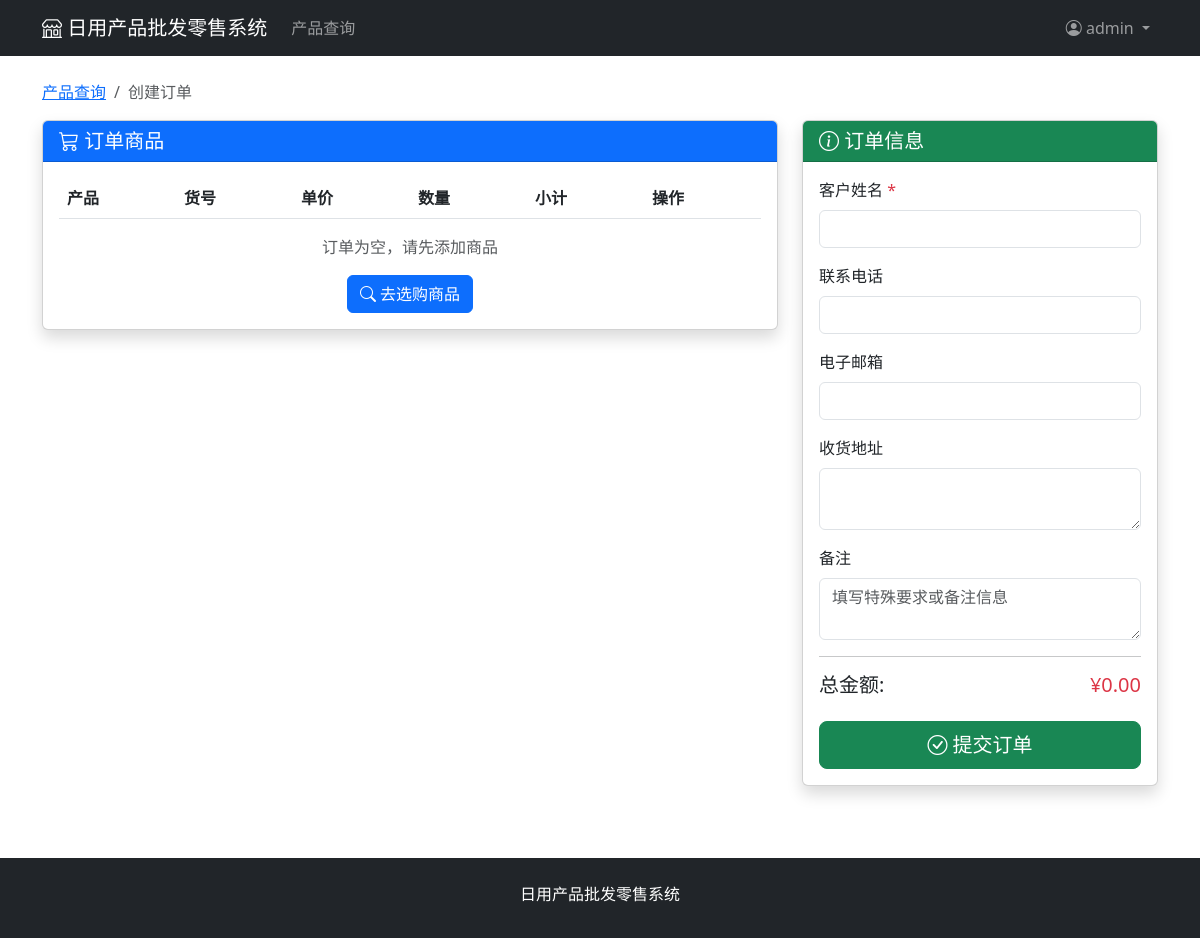
The app's page /order (signed in) with its own data.
### app/models.py (models this page shows, shortened)
class SystemSetting(db.Model):
    __tablename__ = 'system_settings'
    id = db.Column(db.Integer, primary_key=True)
    key = db.Column(db.String(100), unique=True, nullable=False, index=True)
    value = db.Column(db.Text)
    description = db.Column(db.String(255))
    updated_at = db.Column(db.DateTime, default=datetime.utcnow, onupdate=datetime.utcnow)

class User(UserMixin, db.Model):
    __tablename__ = 'users'
    id = db.Column(db.Integer, primary_key=True)
    username = db.Column(db.String(80), unique=True, nullable=False)
    email = db.Column(db.String(120), unique=True, nullable=False)
    password_hash = db.Column(db.String(255), nullable=False)
    role = db.Column(db.String(20), default='admin')  # admin, staff
    phone = db.Column(db.String(20))
    is_active = db.Column(db.Boolean, default=True)
    created_at = db.Column(db.DateTime, default=datetime.utcnow)
    updated_at = db.Column(db.DateTime, default=datetime.utcnow, onupdate=datetime.utcnow)
    orders = db.relationship('Order', backref='user', lazy='dynamic')

### app/routes/main.py (the view)
@main_bp.route('/order')
def order():
    return render_template('order.html')

### app/templates/order.html (shortened to what this page needs)
{% extends "common/base.html" %}
{% block content %}
<div class="container py-4">
    <nav aria-label="breadcrumb">
        <ol class="breadcrumb">
            <li class="breadcrumb-item"><a href="{{ url_for('main.index') }}">产品查询</a></li>
            <li class="breadcrumb-item active">创建订单</li>
        </ol>
    </nav>
    <div class="row">
        <div class="col-lg-8">
            <div class="card shadow mb-4">
                <div class="card-header bg-primary text-white">
                    <h5 class="mb-0"><i class="bi bi-cart3"></i> 订单商品</h5>
                </div>
                <div class="card-body">
                    <table class="table">
                        <thead>
                            <tr>
                                <th>产品</th>
                                <th>货号</th>
                                <th>单价</th>
                                <th>数量</th>
                                <th>小计</th>
                                <th>操作</th>
                            </tr>
                        </thead>
                    </table>
                    <div class="text-center" id="emptyCartMsg" style="display: none;">
                        <p class="text-muted mb-3">订单为空，请先添加商品</p>
                        <a href="{{ url_for('main.index') }}" class="btn btn-primary">
                            <i class="bi bi-search"></i> 去选购商品
                        </a>
                    </div>
                </div>
            </div>
        </div>
        <div class="col-lg-4">
            <div class="card shadow">
                <div class="card-header bg-success text-white">
                    <h5 class="mb-0"><i class="bi bi-info-circle"></i> 订单信息</h5>
                </div>
                <div class="card-body">
                    <form id="orderForm">
                        <div class="mb-3">
                            <label class="form-label">客户姓名 <span class="text-danger">*</span></label>
                            <input type="text" class="form-control" id="customerName" required>
                        </div>
                        <div class="mb-3">
                            <label class="form-label">联系电话</label>
                            <input type="tel" class="form-control" id="customerPhone">
                        </div>
                        <div class="mb-3">
                            <label class="form-label">电子邮箱</label>
                            <input type="email" class="form-control" id="customerEmail">
                        </div>
                        <div class="mb-3">
                            <label class="form-label">收货地址</label>
                            <textarea class="form-control" id="customerAddress" rows="2"></textarea>
                        </div>
                        <div class="mb-3">
                            <label class="form-label">备注</label>
                            <textarea class="form-control" id="orderNotes" rows="2" placeholder="填写特殊要求或备注信息"></textarea>
                        </div>
                        <hr>
                        <div class="d-flex justify-content-between">
                            <h5>总金额:</h5>
                            <h5 class="text-danger" id="totalAmount">¥0.00</h5>
                        </div>
                        <div class="d-grid mt-3">
                            <button type="submit" class="btn btn-success btn-lg">
                                <i class="bi bi-check-circle"></i> 提交订单
                            </button>
                        </div>
                    </form>
                </div>
            </div>
        </div>
    </div>
</div>
{% endblock %}

### app/templates/common/base.html (shortened to what this page needs)
<!DOCTYPE html>
<html lang="zh-CN">
<head>
    <link href="https://cdn.jsdelivr.net/npm/bootstrap@5.3.0/dist/css/bootstrap.min.css" rel="stylesheet">
    <link href="https://cdn.jsdelivr.net/npm/bootstrap-icons@1.11.0/font/bootstrap-icons.css" rel="stylesheet">
</head>
<body>
    <nav class="navbar navbar-expand-lg navbar-dark bg-dark">
        <div class="container">
            <a class="navbar-brand" href="{{ url_for('main.index') }}">
                <i class="bi bi-shop"></i> {{ site_info.site_name }}
            </a>
            <div class="collapse navbar-collapse" id="navbarNav">
                <ul class="navbar-nav me-auto">
                    <li class="nav-item">
                        <a class="nav-link" href="{{ url_for('main.index') }}">产品查询</a>
                    </li>
                </ul>
                <ul class="navbar-nav">
                    {% if current_user.is_authenticated %}
                        <li class="nav-item dropdown">
                            <a class="nav-link dropdown-toggle" href="#" role="button" data-bs-toggle="dropdown">
                                <i class="bi bi-person-circle"></i> {{ current_user.username }}
                            </a>
                        </li>
                    {% else %}
                        <li class="nav-item">
                            <a class="nav-link" href="{{ url_for('auth.login') }}">
                                <i class="bi bi-box-arrow-in-right"></i> 登录
                            </a>
                        </li>
                    {% endif %}
                </ul>
            </div>
        </div>
    </nav>
    {% block content %}{% endblock %}
    <footer class="bg-dark text-white text-center py-4 mt-5">
        <div class="container">
            <p class="mb-2">{{ site_info.copyright }}</p>
        </div>
    </footer>
</body>
</html>

### records on screen
SystemSetting: site_name "日用产品批发零售系统", copyright "日用产品批发零售系统"
User: username "admin"
